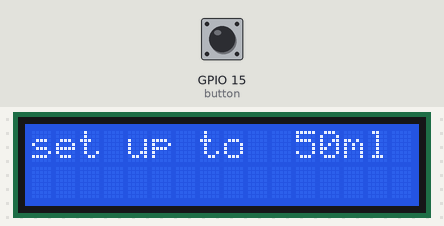
Bench run of a program on a simulated Raspberry Pi (BCM pin numbers). On the bench: 16×2 character LCD. The inputs (shaded band) are chosen by the test bench; at power-on: GPIO 15 (button) HIGH. Library files of the repository ran but are not shown: I2C_LCD_driver.py.

Above: at 1.4 s.
1.5 s: GPIO 15 (button) pulled LOW for 0.15 s
At 3.1 s:
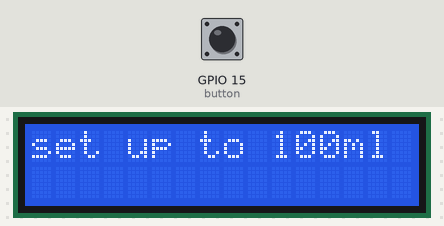
3.5 s: GPIO 15 (button) pulled LOW for 1 s
At 5.1 s:
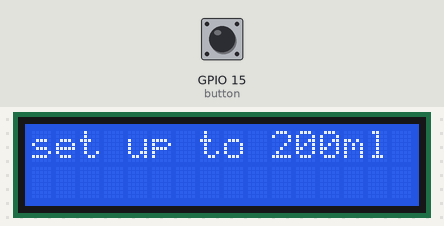
6.0 s: GPIO 15 (button) pulled LOW for 0.15 s
At 7.7 s:
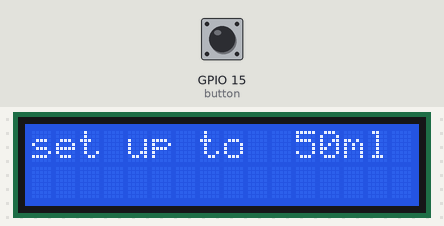
8.0 s: GPIO 15 (button) pulled LOW for 3.2 s
At 11.9 s:
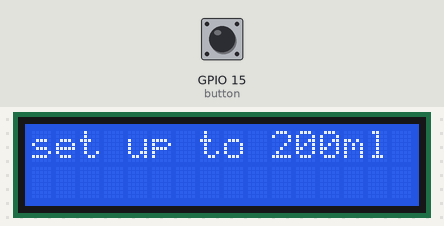
Timing chart, 0 to 13.4 s (numbered marks = the images above; inputs shaded):
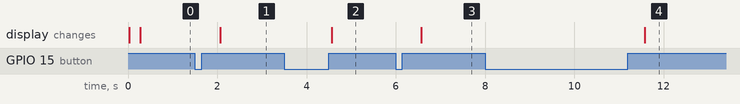

Measured:
- after the input at 1.5 s, the display: first changes after 0.57 s (image 1 shows a later state)
- after the input at 3.5 s, the display: changes after 1.1 s (image 2)
- after the input at 6.0 s, the display: first changes after 0.57 s (image 3 shows a later state)
- after the input at 8.0 s, the display: first changes after 3.6 s (image 4 shows a later state)

The program:

ButtonLCDTest2.py
```python
import time

import RPi.GPIO as GPIO  # 라즈베리파이 GPIO 관련 모듈을 불러옴

import I2C_LCD_driver
mylcd = I2C_LCD_driver.lcd()
GPIO.setmode(GPIO.BCM)
LCD = 2 # LCD 핀은 라즈베리파이 GPIO 2번핀으로
button = 15
GPIO.setup(button, GPIO.IN, pull_up_down = GPIO.PUD_UP)
# 스위치 핀을 풀다운저항이 있는 출력으로 설정
# 풀다운 저항이 있으면 버튼을 누르지 않으면 LOW 신호가 됨
# 여기를 GPIO.PUD_UP으로 하면 버튼을 누르지 않으면 HIGH 신호가 됨

def button_pressed_callback(channel):
    print("Button pressed!")

try:
    volume = [" 50ml", "100ml", "150ml", "200ml"]
    buttonClickCount = 0 # 0, 1, 2, 3 인덱스 참조용
    while True:
        if GPIO.input(button) == GPIO.HIGH:
            # 안 눌렀을 때
            mylcd.lcd_display_string("set up to " + volume[buttonClickCount], 1)

        else:
            # 눌렀을 때
            buttonClickCount += 1
            if buttonClickCount >= 4:
                # 버튼이 4 이상이 되면 다시 원점으로 돌아와야 함
                buttonClickCount = 0
            time.sleep(0.5)


finally:
    GPIO.cleanup()
```
